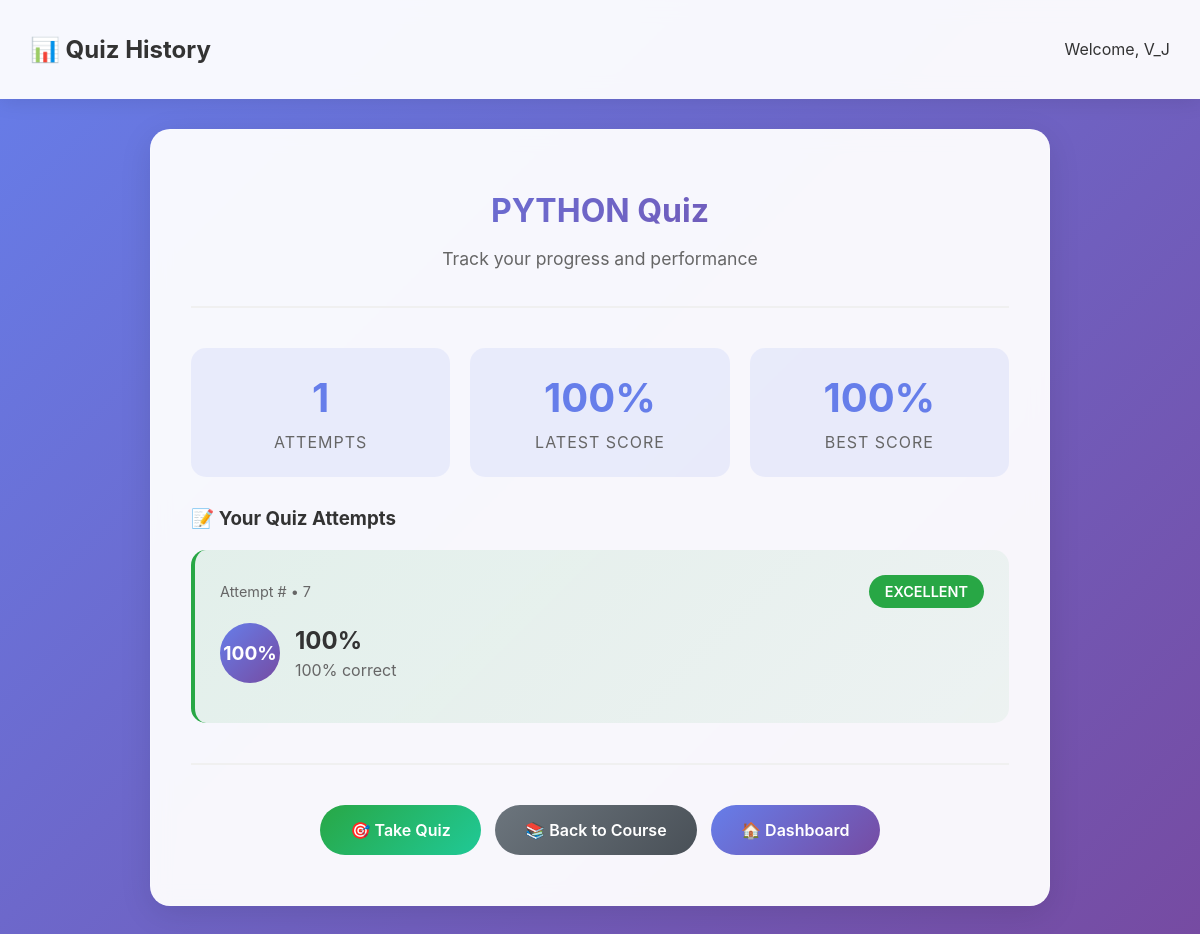
The app's page /get_quiz/PYTHON/4/ with its own data.
### website/models.py (models this page shows, shortened)
class Learner(models.Model):
        username = models.CharField(max_length=50)
        first_name = models.CharField(max_length=50, default='')
        last_name = models.CharField(max_length=50, default='')
        profile_picture = models.ImageField(null=True, blank=True, upload_to='images/')
        email = models.EmailField()
        ph_number = models.CharField(max_length=15, blank=True, null=True)
        DOB = models.DateField( null = True, default='2001-01-01')
        user = models.OneToOneField(User, on_delete=models.CASCADE, default=None)
        dno = models.CharField(max_length=100, null=True, blank=True, default='--')
        street = models.CharField(max_length=100, null=True, blank=True, default='--')
        city = models.CharField(max_length=100, null=True, blank=True, default='--')
        state = models.CharField(max_length=100, null=True, blank=True, default='--')
        country = models.CharField(max_length=100, null=True, blank=True, default='--')
        pincode = models.CharField(max_length=100, null=True, blank=True, default='--')

class Course(models.Model):
    name = models.CharField(max_length=50)
    description = models.TextField()
    price = models.IntegerField()
    discount = models.IntegerField( null=True, blank=True)

class Submission_quiz(models.Model):
    Learner = models.ForeignKey(Learner, on_delete=models.CASCADE)
    Quiz = models.ForeignKey(Quiz, on_delete=models.CASCADE )
    score = models.IntegerField(blank=True, null=True, default = 0)

### website/views.py (the view)
# urls.py: path('get_quiz/<str:title>/<int:id>/', views.get_into_quiz, name='get_quiz' ),
def get_into_quiz(request, title, id):
    try:
        learner = Learner.objects.get(id=id)
        course = Course.objects.get(name=title)
        try:
            quiz = Quiz.objects.get(course=course)
        except Quiz.DoesNotExist:
            return render(request, 'quiz/no_quiz.html', {
                'learner': learner,
                'course': course,
                'message': 'No quiz available for this course yet. Please check back later.'
            })
        submissions = Submission_quiz.objects.filter(Learner=learner, Quiz=quiz).order_by('-id')
        total_questions = Question.objects.filter(quiz=quiz).count()
        best_score = max([sub.score for sub in submissions]) if submissions else 0
        return render(request, 'quiz/quizs_played.html', {
            'learner': learner,
            'course': course,
            'submissions': submissions,
            'quiz': quiz,
            'total_questions': total_questions,
            'best_score': best_score
        })
    except Learner.DoesNotExist:
        return redirect('learner_login')
    except Course.DoesNotExist:
        return render(request, 'quiz/no_quiz.html', {
            'learner': learner,
            'course': None,
            'message': 'Course not found.'
        })

### website/templates/quiz/quizs_played.html (shortened to what this page needs)
<!DOCTYPE html>
<html lang="en">
<head>
</head>
<body>
    <div class="header">
        <h2>📊 Quiz History</h2>
        <span>Welcome, {{ learner.username }}</span>
    </div>
    <div class="container">
        <div class="main-card">
            <div class="quiz-header">
                <h1 class="quiz-title">{{ course.name }} Quiz</h1>
                <p style="color: #666; font-size: 1.1rem;">Track your progress and performance</p>
            </div>
            {% if submissions %}
                <div class="stats-grid">
                    <div class="stat-card">
                        <div class="stat-number">{{ submissions|length }}</div>
                        <div class="stat-label">Attempts</div>
                    </div>
                    <div class="stat-card">
                        <div class="stat-number">
                            {% for sub in submissions %}
                                {% if forloop.first %}{{ sub.score }}%{% endif %}
                            {% endfor %}
                        </div>
                        <div class="stat-label">Latest Score</div>
                    </div>
                    <div class="stat-card">
                        <div class="stat-number">{{ best_score }}%</div>
                        <div class="stat-label">Best Score</div>
                    </div>
                </div>
                <div class="submissions-list">
                    <h3 style="color: #333; margin-bottom: 20px;">📝 Your Quiz Attempts</h3>
                    {% for submission in submissions %}
                    <div class="submission-item
                        {% if submission.score >= 80 %}excellent
                        {% elif submission.score >= 60 %}good
                        {% else %}needs-improvement{% endif %}">
                        <div class="submission-header">
                            <div class="submission-date">
                                Attempt #{{ forloop.reversed0 }} • {{ submission.pk }}
                            </div>
                            <div class="performance-badge
                                {% if submission.score >= 80 %}excellent
                                {% elif submission.score >= 60 %}good
                                {% else %}needs-improvement{% endif %}">
                                {% if submission.score >= 80 %}Excellent
                                {% elif submission.score >= 60 %}Good
                                {% else %}Keep Trying{% endif %}
                            </div>
                        </div>
                        <div class="score-display">
                            <div class="score-circle">{{ submission.score }}%</div>
                            <div class="score-info">
                                <div class="score-text">{{ submission.score }}%</div>
                                <div class="score-percentage">
                                    {{ submission.score }}% correct
                                </div>
                            </div>
                        </div>
                    </div>
                    {% endfor %}
                </div>
            {% else %}
                <div class="no-submissions">
                    <div class="no-submissions-icon">📝</div>
                    <h3>No Quiz Attempts Yet</h3>
                    <p>You haven't taken the {{ course.name }} quiz yet. Ready to test your knowledge?</p>
                </div>
            {% endif %}
            <div class="navigation">
                {% if quiz %}
                <a href="{% url 'take_quiz' course.name learner.id %}" class="btn btn-success">
                    🎯 Take Quiz
                </a>
                {% endif %}
                <a href="{% url 'learn_course' learner.id course.id %}" class="btn btn-secondary">
                    📚 Back to Course
                </a>
                <a href="{% url 'home' learner.id %}" class="btn">
                    🏠 Dashboard
                </a>
            </div>
        </div>
    </div>
</body>
</html>

### website/templates/quiz/quizs_played.html (style rules this page uses)
body { font-family: -apple-system, BlinkMacSystemFont, 'Segoe UI', Roboto, sans-serif; margin: 0; padding: 0; background: linear-gradient(135deg, #667eea 0%, #764ba2 100%); min-height: 100vh; }
.header { background: rgba(255, 255, 255, 0.95); backdrop-filter: blur(10px); color: #333; padding: 15px 30px; display: flex; justify-content: space-between; align-items: center; box-shadow: 0 2px 20px rgba(0,0,0,0.1); }
.container { max-width: 900px; margin: 30px auto; padding: 0 20px; }
.main-card { background: rgba(255, 255, 255, 0.95); backdrop-filter: blur(10px); border-radius: 20px; padding: 40px; box-shadow: 0 8px 32px rgba(0,0,0,0.1); border: 1px solid rgba(255, 255, 255, 0.18); }
.quiz-header { text-align: center; margin-bottom: 40px; padding-bottom: 20px; border-bottom: 2px solid #f0f0f0; }
.quiz-title { font-size: 2rem; color: #333; margin-bottom: 10px; background: linear-gradient(135deg, #667eea, #764ba2); -webkit-background-clip: text; -webkit-text-fill-color: transparent; background-clip: text; }
.submissions-list { margin: 30px 0; }
.submission-item { background: #f8f9fa; border-radius: 15px; padding: 25px; margin: 20px 0; border-left: 4px solid; transition: all 0.3s ease; }
.submission-item.excellent { border-left-color: #28a745; background: linear-gradient(135deg, rgba(40, 167, 69, 0.1), rgba(40, 167, 69, 0.05)); }
.submission-header { display: flex; justify-content: space-between; align-items: center; margin-bottom: 15px; }
.submission-date { color: #666; font-size: 0.9rem; }
.score-display { display: flex; align-items: center; gap: 15px; margin-bottom: 15px; }
.score-circle { width: 60px; height: 60px; border-radius: 50%; display: flex; align-items: center; justify-content: center; font-weight: bold; font-size: 1.2rem; color: white; background: linear-gradient(135deg, #667eea, #764ba2); }
.score-info { flex: 1; }
.score-text { font-size: 1.5rem; font-weight: bold; color: #333; margin-bottom: 5px; }
.score-percentage { color: #666; font-size: 1rem; }
.performance-badge { padding: 8px 16px; border-radius: 20px; font-size: 0.9rem; font-weight: 600; text-transform: uppercase; }
.excellent { background: #28a745; color: white; }
.btn { background: linear-gradient(135deg, #667eea, #764ba2); color: white; padding: 15px 30px; text-decoration: none; border-radius: 25px; display: inline-block; margin: 10px 5px; font-weight: 600; transition: all 0.3s ease; border: none; cursor: pointer; font-size: 1rem; }
.btn-secondary { background: linear-gradient(135deg, #6c757d, #495057); }
.btn-success { background: linear-gradient(135deg, #28a745, #20c997); }
.navigation { text-align: center; margin-top: 40px; padding-top: 30px; border-top: 2px solid #f0f0f0; }
.stats-grid { display: grid; grid-template-columns: repeat(auto-fit, minmax(200px, 1fr)); gap: 20px; margin: 30px 0; }
.stat-card { background: rgba(102, 126, 234, 0.1); padding: 25px; border-radius: 15px; text-align: center; }
.stat-number { font-size: 2.5rem; font-weight: bold; color: #667eea; margin-bottom: 10px; }
.stat-label { color: #666; font-size: 1rem; text-transform: uppercase; letter-spacing: 1px; }

### records on screen
Learner: username "V_J"
Course: name "PYTHON"
Submission_quiz: score "100", pk "7", shows "EXCELLENT"

### other values on screen
{{ submissions|length }} "1"
{{ best_score }} "100"
